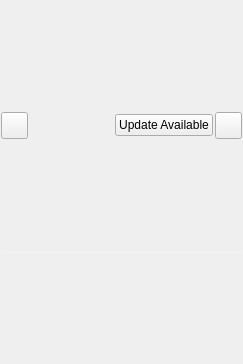
<?xml version="1.0" encoding="UTF-8"?>
<ui version="4.0">
 <class>MainForm</class>
 <widget class="QWidget" name="MainForm">
  <property name="windowModality">
   <enum>Qt::WindowModal</enum>
  </property>
  <property name="geometry">
   <rect>
    <x>0</x>
    <y>0</y>
    <width>243</width>
    <height>364</height>
   </rect>
  </property>
  <property name="windowTitle">
   <string>Form</string>
  </property>
  <property name="styleSheet">
   <string notr="true">
QListView::item:selected {
background-color: rgb(255, 15, 255);
}
</string>
  </property>
  <layout class="QVBoxLayout" name="verticalLayout">
   <property name="spacing">
    <number>0</number>
   </property>
   <property name="margin">
    <number>0</number>
   </property>
   <item>
    <widget class="QFrame" name="menuFrame">
     <property name="sizePolicy">
      <sizepolicy hsizetype="Preferred" vsizetype="Fixed">
       <horstretch>0</horstretch>
       <verstretch>0</verstretch>
      </sizepolicy>
     </property>
     <property name="minimumSize">
      <size>
       <width>0</width>
       <height>29</height>
      </size>
     </property>
     <property name="frameShape">
      <enum>QFrame::NoFrame</enum>
     </property>
     <property name="frameShadow">
      <enum>QFrame::Raised</enum>
     </property>
     <property name="lineWidth">
      <number>0</number>
     </property>
     <layout class="QHBoxLayout" name="horizontalLayout">
      <property name="spacing">
       <number>2</number>
      </property>
      <property name="margin">
       <number>1</number>
      </property>
      <item>
       <widget class="QPushButton" name="createButton">
        <property name="minimumSize">
         <size>
          <width>27</width>
          <height>27</height>
         </size>
        </property>
        <property name="maximumSize">
         <size>
          <width>27</width>
          <height>27</height>
         </size>
        </property>
        <property name="font">
         <font>
          <pointsize>14</pointsize>
          <weight>75</weight>
          <bold>true</bold>
         </font>
        </property>
        <property name="statusTip">
         <string>Create: Click and choose a new item to create in the selected folder.</string>
        </property>
        <property name="styleSheet">
         <string notr="true"/>
        </property>
        <property name="text">
         <string/>
        </property>
        <property name="icon">
         <iconset>
          <normaloff>../../../../0.32.7/source/studioLibrary/ui/images/addItem.png</normaloff>../../../../0.32.7/source/studioLibrary/ui/images/addItem.png</iconset>
        </property>
        <property name="iconSize">
         <size>
          <width>22</width>
          <height>22</height>
         </size>
        </property>
       </widget>
      </item>
      <item>
       <spacer name="horizontalSpacer">
        <property name="orientation">
         <enum>Qt::Horizontal</enum>
        </property>
        <property name="sizeHint" stdset="0">
         <size>
          <width>40</width>
          <height>20</height>
         </size>
        </property>
       </spacer>
      </item>
      <item>
       <widget class="QPushButton" name="updateButton">
        <property name="text">
         <string>Update Available</string>
        </property>
       </widget>
      </item>
      <item>
       <widget class="QPushButton" name="settingsButton">
        <property name="minimumSize">
         <size>
          <width>27</width>
          <height>27</height>
         </size>
        </property>
        <property name="maximumSize">
         <size>
          <width>27</width>
          <height>27</height>
         </size>
        </property>
        <property name="toolTip">
         <string>Settings menu.</string>
        </property>
        <property name="statusTip">
         <string>Settings: Click and customize your library.</string>
        </property>
        <property name="styleSheet">
         <string notr="true"/>
        </property>
        <property name="text">
         <string/>
        </property>
        <property name="icon">
         <iconset>
          <normaloff>../../../../0.32.7/source/studioLibrary/ui/images/cog.png</normaloff>../../../../0.32.7/source/studioLibrary/ui/images/cog.png</iconset>
        </property>
        <property name="iconSize">
         <size>
          <width>17</width>
          <height>17</height>
         </size>
        </property>
       </widget>
      </item>
     </layout>
    </widget>
   </item>
   <item>
    <layout class="QHBoxLayout" name="viewLayout">
     <property name="spacing">
      <number>0</number>
     </property>
     <property name="sizeConstraint">
      <enum>QLayout::SetDefaultConstraint</enum>
     </property>
     <property name="topMargin">
      <number>1</number>
     </property>
     <property name="bottomMargin">
      <number>0</number>
     </property>
    </layout>
   </item>
   <item>
    <widget class="Line" name="line_2">
     <property name="maximumSize">
      <size>
       <width>16777215</width>
       <height>1</height>
      </size>
     </property>
     <property name="styleSheet">
      <string notr="true">background-color: rgb(255, 255, 255, 30);</string>
     </property>
     <property name="orientation">
      <enum>Qt::Horizontal</enum>
     </property>
    </widget>
   </item>
   <item>
    <layout class="QHBoxLayout" name="statusLayout">
     <property name="spacing">
      <number>0</number>
     </property>
     <property name="topMargin">
      <number>0</number>
     </property>
    </layout>
   </item>
  </layout>
 </widget>
 <resources/>
 <connections/>
</ui>
